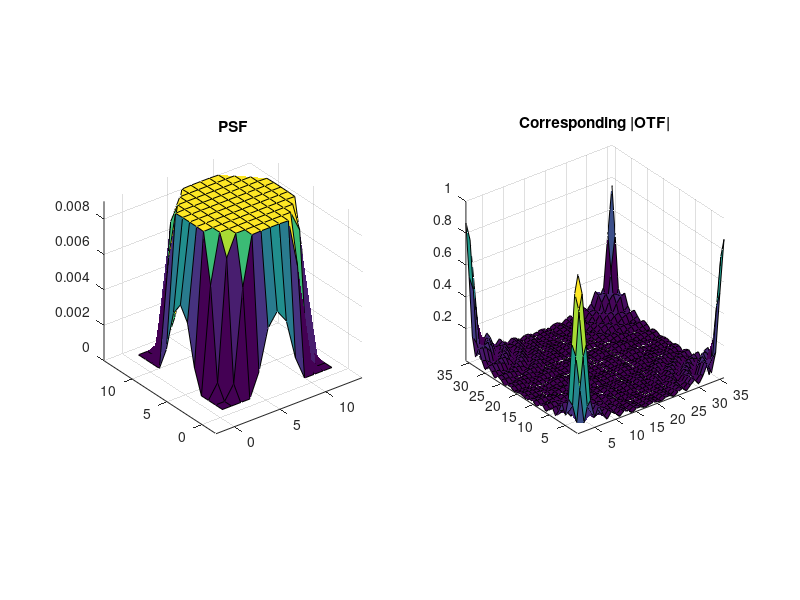

Write the MATLAB code that produced this figure.
PSF  = fspecial('disk',6);% pre-defined 2D filter of specified type, default radius is 5
% returns a circular averaging filter (pillbox) within the square matrix of size 2*radius+1. 
% The default radius is 5.
OTF_1  = psf2otf(PSF,[36,36]); % PSF --> OTF
subplot(1,2,1); surf(PSF); title('PSF');
axis square; axis tight;
xlim([-2,14]);ylim([-2,14]);zlim([0 0.009]);
subplot(1,2,2); surf(abs(OTF_1)); title('Corresponding |OTF|');
axis square; axis tight;